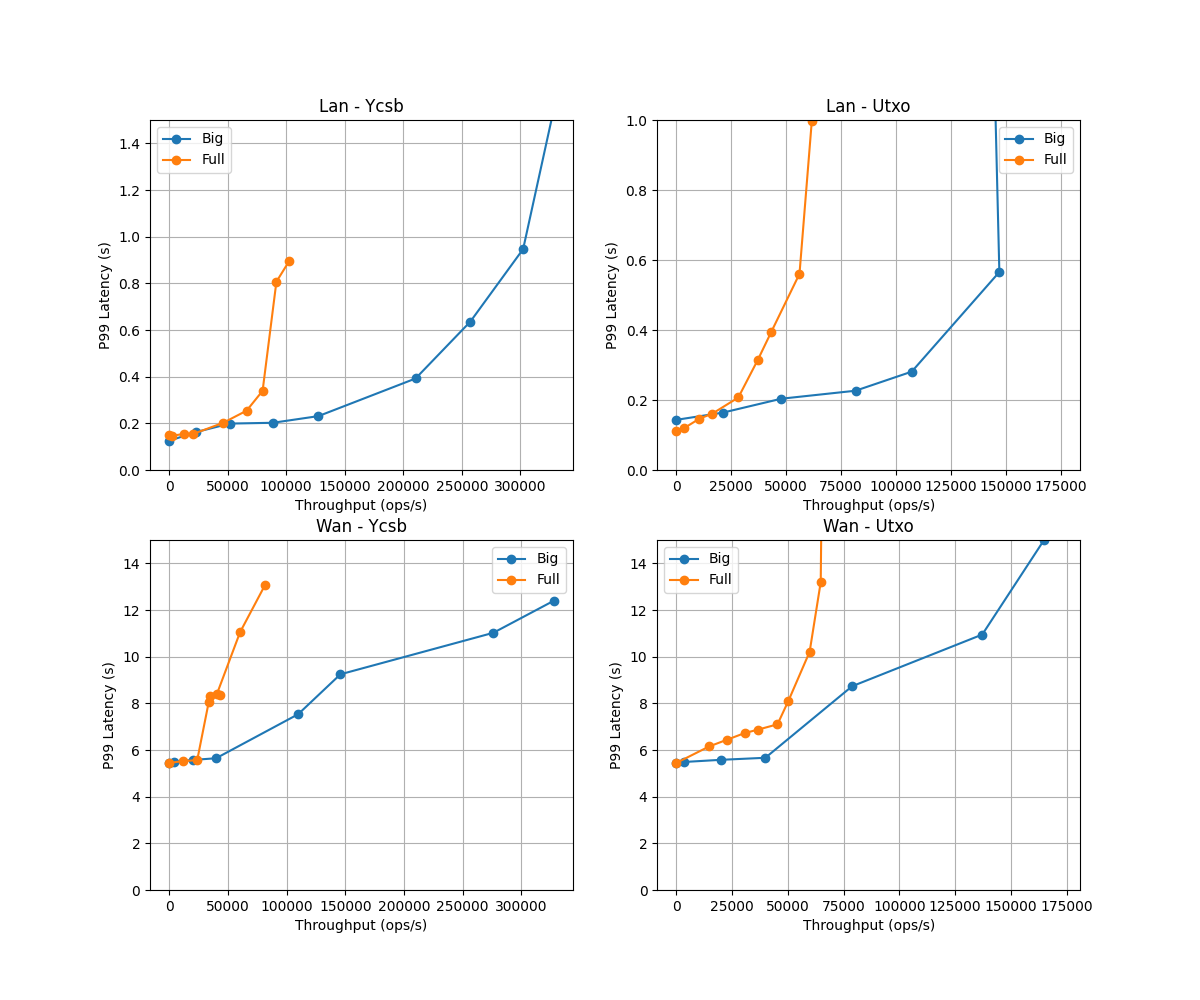

Write the Python code that produced this figure.
import polars as pl
import matplotlib.pyplot as plt


def plot(ax, df, network, app, ylim=None):
    # print(df)
    plot_df = df.filter((pl.col("network") == network) & (pl.col("app") == app))
    for setting in sorted(plot_df["setting"].unique()):
        if setting == "Sharded":
            continue
        setting_df = plot_df.filter((pl.col("setting") == setting))
        ax.plot(
            setting_df["tput"],
            setting_df["p99"],
            marker="o",
            label=f"{setting}",
        )
    ax.legend()
    # ax.set_xlim(0, 500_000)
    # ax.set_ylim(0, None)
    ax.set_ylim(0, ylim)
    ax.set_xlabel("Throughput (ops/s)")
    ax.set_ylabel("P99 Latency (s)")
    ax.set_title(f"{network} - {app}")
    ax.grid(True)


fig, axs = plt.subplots(2, 2, figsize=(12, 10))
df = pl.read_csv("data/tput-latency.csv")  # .filter(pl.col("_ignore") != True)
print(df)
plot(axs[0][0], df, "Lan", "Ycsb", ylim=1.5)
plot(axs[0][1], df, "Lan", "Utxo", ylim=1.0)
plot(axs[1][0], df, "Wan", "Ycsb", ylim=15)
plot(axs[1][1], df, "Wan", "Utxo", ylim=15)
fig.savefig("data/tput-latency.png")
